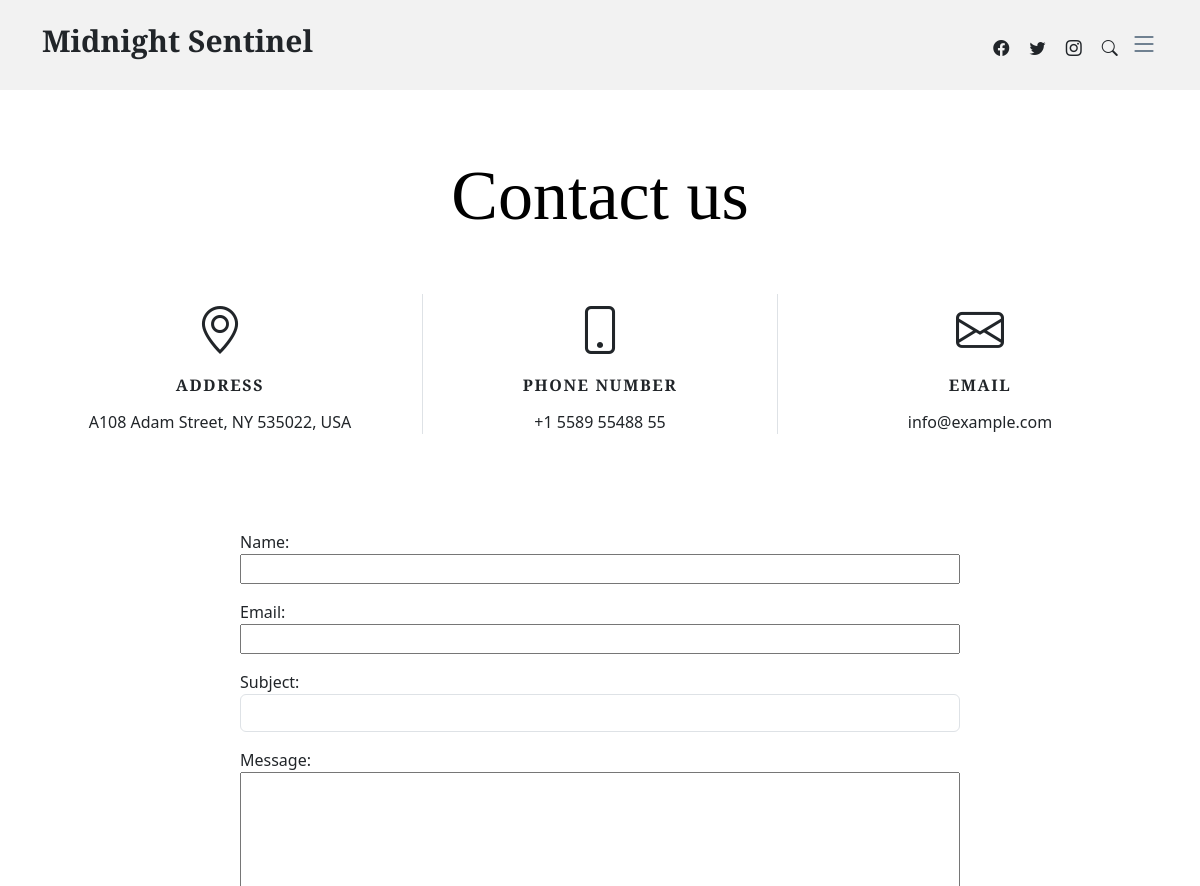
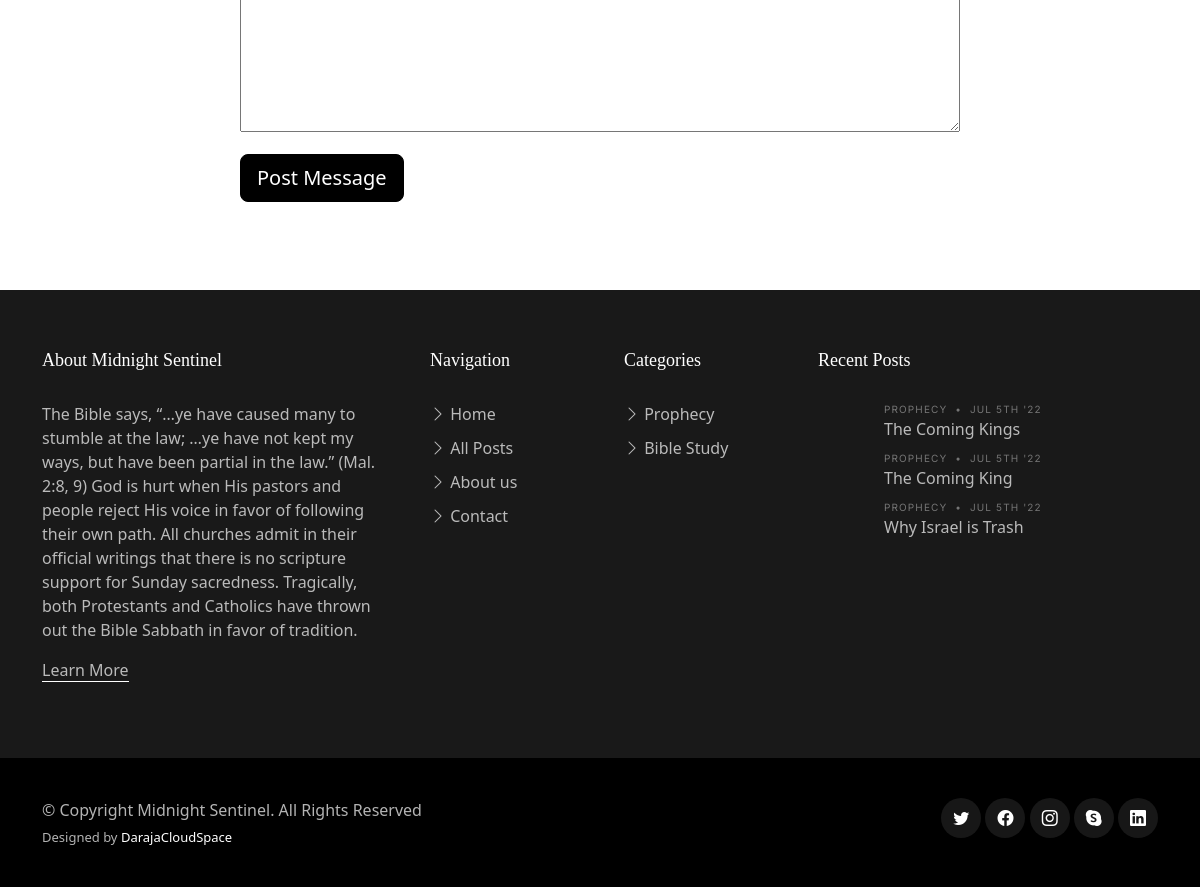
Page /contact/ on the committed database (2 pictures, top to bottom).
### post/models.py (models this page shows, shortened)
class About(models.Model):
    ministry_name = models.CharField(max_length=50)
    ministry_history = models.TextField()
    ministry_pic = models.ImageField()
    ministry_mission = models.TextField()
    ministry_mission_pic = models.ImageField()
    latest_news_title = models.CharField(max_length=50)
    latest_news = models.TextField()
    team_description =models.TextField()

class Category(models.Model):
    name = models.CharField(max_length=20)

class Post(models.Model):
    title = models.CharField(max_length=100)
    overview = models.TextField()
    content_post = models.TextField()
    timestamp = models.DateTimeField(default=timezone.now)
    comment_count =models.PositiveBigIntegerField(default=0)
    author = models.ForeignKey(Author, on_delete=models.CASCADE)
    thumbnail = models.ImageField()
    category = models.ForeignKey(Category, on_delete=models.PROTECT, default=1)
    featured = models.BooleanField()
    slug = models.SlugField(unique=True, blank=True)

### post/views.py (the view)
# urls.py: path('contact/', Contact, name = "contact"),
def Contact(request):
    if request.method == "POST":
        form = ContactForm(request.POST)
        if form.is_valid():
            form.save()
            messages.success(request, "Your message has been sent. Thank you!")
            return redirect('contact')
    else:
        form = ContactForm()
    return render(request, 'Sentinel_App/contact.html', {'form': form})

### post/forms.py
class ContactForm(forms.ModelForm):
    class Meta:
        model = Contact
        fields = ['name', 'email', 'subject', 'message']
        widgets = {
            'name': forms.TextInput(attrs={'class': 'col-sm-12'}),
            'email': forms.TextInput(attrs={'class': 'col-sm-12'}),
            'subject': forms.TextInput(attrs={'class': 'form-control'}),
            'message': forms.Textarea(attrs={'class': 'col-sm-12'})
        }

### post/views.py (called while the page is built)
def category_list(request):
    categorys_list = Category.objects.all()
    category_posts =Post.objects.all()
    recent_posts = Post.objects.order_by('-timestamp')[:6]
    about_ministry = About.objects.all()
    latest_posts = Post.objects.order_by('-timestamp')[:6]
    context = {
        'category_list':categorys_list,
        'category_posts': category_posts,
        'recent_posts':recent_posts,
        'about_ministry':about_ministry,
        'latest_posts':latest_posts,
    }
    return context

### Sentinel_App/templates/Sentinel_App/contact.html (shortened to what this page needs)
{% extends 'Sentinel_App/base.html' %}
{% block content %}
    <main id="main">
        <section id="contact" class="contact mb-5">
            <div class="container" data-aos="fade-up">
                <div class="row">
                    <div class="col-lg-12 text-center mb-5">
                        <h1 class="page-title">Contact us</h1>
                    </div>
                </div>
                <div class="row gy-4">
                    <div class="col-md-4">
                        <div class="info-item">
                            <i class="bi bi-geo-alt"></i>
                            <h3>Address</h3>
                            <address>A108 Adam Street, NY 535022, USA</address>
                        </div>
                    </div>
                    <div class="col-md-4">
                        <div class="info-item info-item-borders">
                            <i class="bi bi-phone"></i>
                            <h3>Phone Number</h3>
                            <p><a href="tel:+155895548855">+1 5589 55488 55</a></p>
                        </div>
                    </div>
                    <div class="col-md-4">
                        <div class="info-item">
                            <i class="bi bi-envelope"></i>
                            <h3>Email</h3>
                            <p><a href="mailto:info@example.com">info@example.com</a></p>
                        </div>
                    </div>
                </div>
                <div class="container mt-5">
                    <div class="row justify-content-center">
                        <div class="col-md-8">
                                <br>
                                <br>
                                <form action="" method="post" role="form">
                                    {{ form.as_p }}
                                    <button type="submit" class="btn btn-primary btn-lg btn-block">Post Message</button>
                                </form>
                            </div>
                    </div>
                </div>
            </div>
        </section>
    </main>
{% endblock %}

### Sentinel_App/templates/Sentinel_App/footer.html (shortened to what this page needs)
<footer id="footer" class="footer">
    <div class="footer-content">
      <div class="container">
        <div class="row g-5">
          <div class="col-lg-4">
            {% for about in about_ministry%}
            <h3 class="footer-heading">About {{ about.ministry_name }}</h3>
            <p>{{about.ministry_history}}</p>
            {%endfor%}
            <p><a href="{% url 'about' %}" class="footer-link-more">Learn More</a></p>
          </div>
          <div class="col-6 col-lg-2">
            <h3 class="footer-heading">Navigation</h3>
            <ul class="footer-links list-unstyled">
              <li><a href="{% url 'home' %}"><i class="bi bi-chevron-right"></i> Home</a></li>
              <li><a href="{% url 'all_posts' %}"><i class="bi bi-chevron-right"></i> All Posts</a></li>
              <li><a href="{% url 'about' %}"><i class="bi bi-chevron-right"></i> About us</a></li>
              <li><a href="{% url 'contact' %}"><i class="bi bi-chevron-right"></i> Contact</a></li>
            </ul>
          </div>
          <div class="col-6 col-lg-2">
            <h3 class="footer-heading">Categories</h3>
            <ul class="footer-links list-unstyled">
              {% for category in category_list %}
                 <li>
                 <a class="dropdown-item" href="/category/{{category.name}}"><i class="bi bi-chevron-right"></i>
                  {{category.name |title}}
                </a>
                 </li>
              {%endfor%}
            </ul>
          </div>
          <div class="col-lg-4">
            <h3 class="footer-heading">Recent Posts</h3>
            <ul class="footer-links footer-blog-entry list-unstyled">
              {% for obj in recent_posts %}
              <li>
                <a href="{% url 'single_post' slug=obj.slug %}" class="d-flex align-items-center">
                  <div>
                    <div class="post-meta d-block"><span class="date">{{ obj.category.name }}</span> <span class="mx-1">&bullet;</span> <span>Jul 5th '22</span></div>
                    <span>{{ obj.title }}</span>
                  </div>
                </a>
              </li>
              {% endfor %}
            </ul>
          </div>
        </div>
      </div>
    </div>
    <div class="footer-legal">
      <div class="container">
        <div class="row justify-content-between">
          <div class="col-md-6 text-center text-md-start mb-3 mb-md-0">
            <div class="copyright">
              © Copyright <strong><span>Midnight Sentinel</span></strong>. All Rights Reserved
            </div>
            <div class="credits">
              Designed by <a href="">DarajaCloudSpace</a>
            </div>
          </div>
          <div class="col-md-6">
            <div class="social-links mb-3 mb-lg-0 text-center text-md-end">
              <a href="#" class="twitter"><i class="bi bi-twitter"></i></a>
              <a href="#" class="facebook"><i class="bi bi-facebook"></i></a>
              <a href="#" class="instagram"><i class="bi bi-instagram"></i></a>
              <a href="#" class="google-plus"><i class="bi bi-skype"></i></a>
              <a href="#" class="linkedin"><i class="bi bi-linkedin"></i></a>
            </div>
          </div>
        </div>
      </div>
    </div>
  </footer>

### static/css/variables.css (style rules this page uses)
:root { --font-default: 'EB Garamond', system-ui, -apple-system, "Segoe UI", Roboto, "Helvetica Neue", Arial, "Noto Sans", "Liberation Sans", sans-serif, "Apple Color Emoji", "Segoe UI Emoji", "Segoe UI Symbol", "Noto Color Emoji"; --font-primary: 'EB Garamond', serif; --font-secondary: 'Inter', sans-serif; --color-default: #212529; --color-default-rgb: 33, 37, 41; --color-links: #212529; --color-links-hover: #15171a; --color-primary: #212529; --color-primary-light: #26282c; --color-primary-dark: #0b0c0e; --color-primary-rgb: 33, 37, 41; --color-primary-light-rgb: 38, 40, 44; --color-primary-dark-rgb: 11, 12, 14; --color-secondary: #596d80; --color-secondary-light: #8498aa; --color-secondary-dark: #404f5c; --color-secondary-rgb: 89, 109, 128; --color-secondary-light-rgb: 132, 152, 170; --color-secondary-dark-rgb: 64, 79, 92; --color-blue: #0d6efd; --color-blue-rgb: 13, 110, 253; --color-indigo: #6610f2; --color-indigo-rgb: 102, 16, 242; --color-purple: #6f42c1; --color-purple-rgb: 111, 66, 193; --color-pink: #f3268c; --color-pink-rgb: 243, 38, 140; --color-red: #df1529; --color-red-rgb: 223, 21, 4; --color-orange: #fd7e14; --color-orange-rgb: 253, 126, 20; --color-yellow: #ffc107; --color-yellow-rgb: 255, 193, 7; --color-green: #059652; --color-green-rgb: 5, 150, 82; --color-teal: #20c997; --color-teal-rgb: 32, 201, 151; --color-cyan: #0dcaf0; --color-cyan-rgb: 13, 202, 240; --color-white: #ffffff; --color-white-rgb: 255, 255, 255; --color-gray: #6c757d; --color-gray-rgb: 108, 117, 125; --color-black: #000000; --color-black-rgb: 0, 0, 0; }
:root { --bs-blue: var(--color-blue); --bs-indigo: var(--color-indigo); --bs-purple: var(--color-purple); --bs-pink: var(--color-pink); --bs-red: var(--color-red); --bs-orange: var(--color-orange); --bs-yellow: var(--color-yellow); --bs-green: var(--color-green); --bs-teal: var(--color-teal); --bs-cyan: var(--color-cyan); --bs-white: var(--color-white); --bs-gray: var(--color-gray); --bs-gray-dark: #343a40; --bs-gray-100: #f8f9fa; --bs-gray-200: #e9ecef; --bs-gray-300: #dee2e6; --bs-gray-400: #ced4da; --bs-gray-500: #adb5bd; --bs-gray-600: #6c757d; --bs-gray-700: #495057; --bs-gray-800: #343a40; --bs-gray-900: #212529; --bs-primary: var(--color-blue); --bs-secondary: var(--color-blue); --bs-success: #198754; --bs-info: #0dcaf0; --bs-warning: #ffc107; --bs-danger: #dc3545; --bs-light: #f8f9fa; --bs-dark: #212529; --bs-primary-rgb: var(--color-primary-rgb); --bs-secondary-rgb: var(--color-secondary-rgb); --bs-success-rgb: 25, 135, 84; --bs-info-rgb: 13, 202, 240; --bs-warning-rgb: 255, 193, 7; --bs-danger-rgb: 220, 53, 69; --bs-light-rgb: 248, 249, 250; --bs-dark-rgb: 33, 37, 41; --bs-white-rgb: var(--color-white-rgb); --bs-black-rgb: var(--color-black-rgb); --bs-body-color-rgb: var(--color-default-rgb); --bs-body-bg-rgb: 255, 255, 255; --bs-font-sans-serif: var(--font-default); --bs-font-monospace: SFMono-Regular, Menlo, Monaco, Consolas, "Liberation Mono", "Courier New", monospace; --bs-gradient: linear-gradient(180deg, rgba(255, 255, 255, 0.15), rgba(255, 255, 255, 0)); --bs-body-font-family: var(--font-default); --bs-body-font-size: 1rem; --bs-body-font-weight: 400; --bs-body-line-height: 1.5; --bs-body-color: var(--color-default); --bs-body-bg: #fff; }

### rows in the picture
About: ministry_name "Midnight Sentinel", ministry_history "The Bible says, “…ye have caused many to stumble at the law; …ye have not kept my ways, but have been partial in the law.” (Mal. 2:8, 9) God is hurt when His pastors and people reject His voice in favor of following their own path. All churches admit in their official writings that there is no scripture support for Sunday sacredness. Tragically, both Protestants and Catholics have thrown out the Bible Sabbath in favor of tradition."
Category: name "Prophecy"
Category: name "Bible Study"
Post: category.name "PROPHECY", title "The Coming Kings"
Post: category.name "PROPHECY", title "The Coming King"
Post: category.name "PROPHECY", title "Why Israel is Trash"
